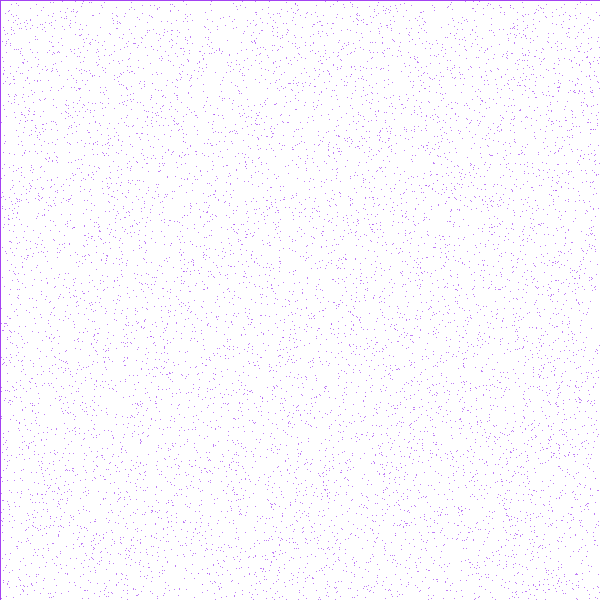
Frame 1 (no input)
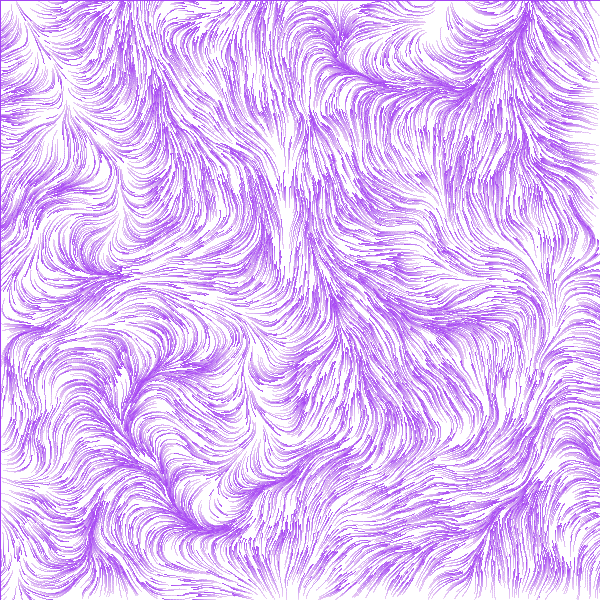
Frame 60 (the mouse pressed at the canvas centre just before this capture)
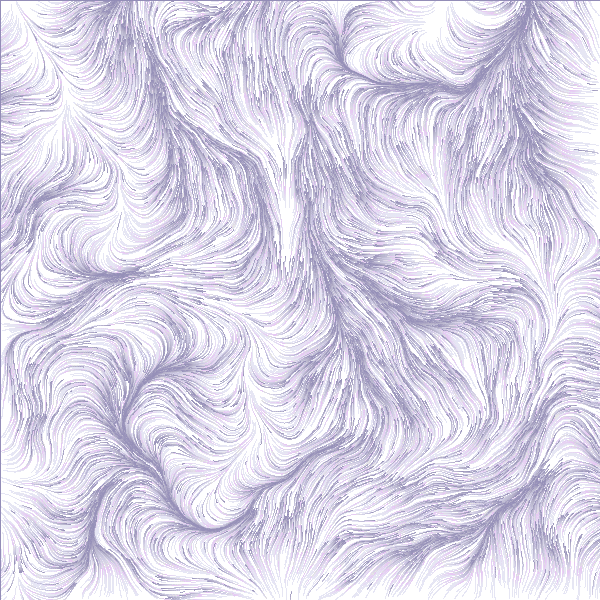
Frame 120 (the mouse held since frame 60 and released just before this capture)

The Processing sketch that drew these frames (run headless with seeded random() and noise(); from frame 60 on, the mouse is pressed at the canvas centre):

// Processing sketch: processing_77408
// ── processing_77408.pde

//Gloriana Gonzalez
//HW 11 Screen Saver 
//gloriang@andrew.cmu.edu
//Copyright Gloriana Gonzalez, Pittsburgh, October 2012
//* OpenProcessing Tweak of *@*http://www.openprocessing.org/sketch/2922*@* 


//spacebar to make background black
//shift to male background white
//click mouse to change color

final int MAX=10000;

PVector[] pos = new PVector[MAX];
PVector[] vel = new PVector[MAX];
color col= color (random(255), random(255), random (255));


void setup ()
{
  size (600, 600);
  background (255);
  smooth();

  for (int i= 0; i< MAX; i++)
  {
   pos [i] = new PVector (random (0, width), random (0,height));
   vel [i] = new PVector (0, 0);
  }
  
  noiseDetail (10);
}

void draw()
{
 
  for (int i=0; i<MAX; i++)
  {
    stroke(col);
    point (pos[i].x, pos[i].y);
    
    vel[i].x = noise(pos[i].x*.05, pos[i].y*.05)*cos(4*PI*noise(pos[i].x*.005, pos[i].y*.005));
    vel[i].y = noise(pos[i].x*.05, pos[i].y*.05)*sin(4*PI*noise(pos[i].x*.005, pos[i].y*.005));
    
    pos[i].add(vel[i]);
    
        if(pos[i].x < 0 || pos[i].y < 0 || pos[i].x > width || pos[i].y > height)
        {
    
      pos[i].x = random(0, width);
      pos[i].y = random(0, height);

        }
  
  }
  
  rectMode(CORNER);
  fill(255, 5);
  rect (0,0, width, height);
 
}
  
void mousePressed()
{
col= color (random(255), random(255), random (255));

}

void keyPressed()
{
  if (keyCode == ' ')
  {
    background(0);
  }
   else if (keyCode == SHIFT)
  {
    background(255);
  }
}
